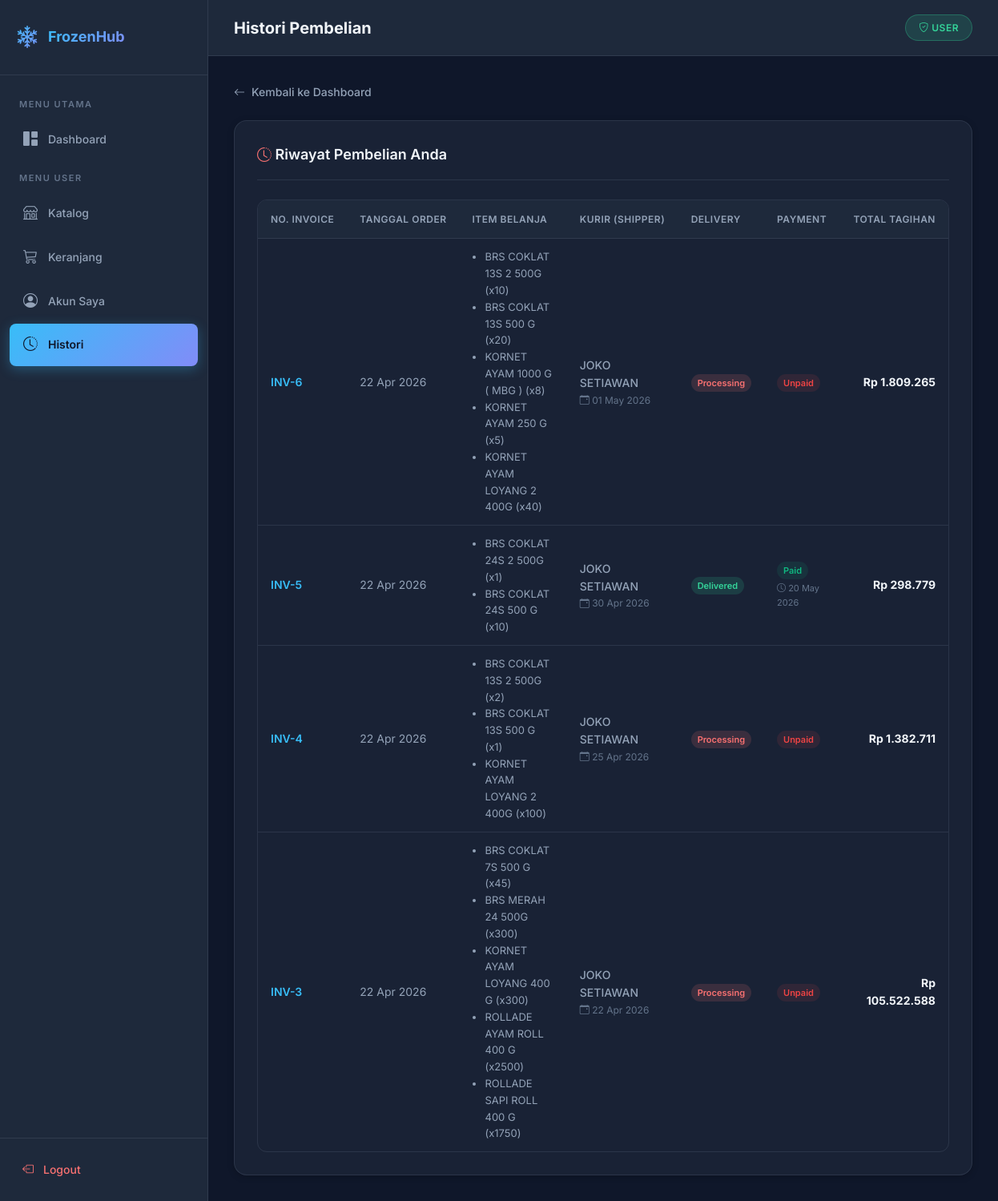
The app's page /user/histori_pembelian.php (signed in), older data.
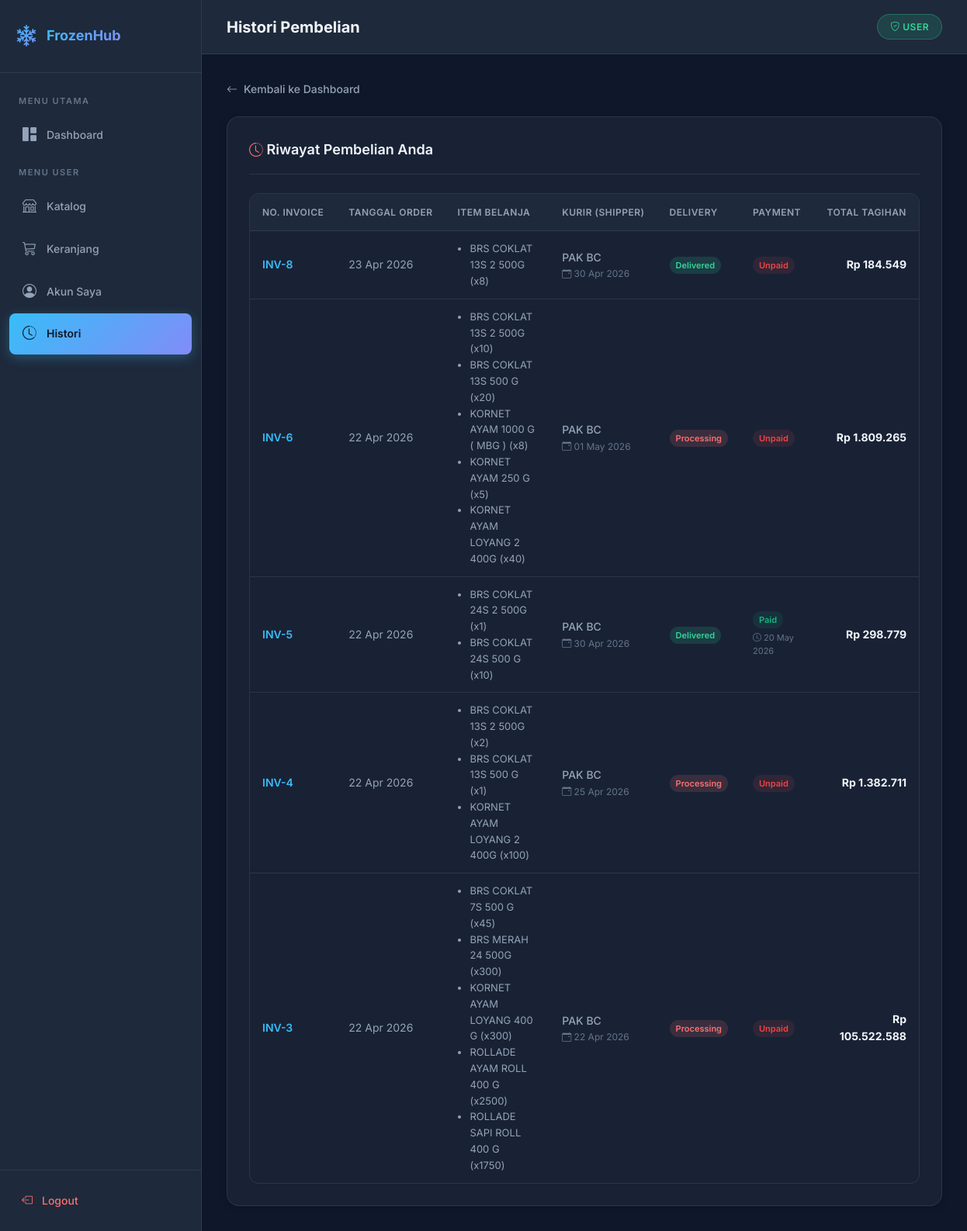
The same page, newer data.
### tables this page shows
CREATE TABLE `transactions` (
  `id` int(11) NOT NULL,
  `no_invoice` int(11) NOT NULL,
  `customer_id` int(11) NOT NULL,
  `tanggal` date NOT NULL,
  `tanggal_kirim` date NOT NULL,
  `shipper` varchar(100) NOT NULL,
  `status` enum('Undelivered','Delivered') NOT NULL DEFAULT 'Undelivered',
  `payment_status` enum('Unpaid','Paid') DEFAULT 'Unpaid',
  `tanggal_paid` date DEFAULT NULL
);

### user/histori_pembelian.php (the view, shortened to what this page needs)
<?php
require_once '../config/koneksi.php';
$email_session = $_SESSION['email'];
$q_cust = mysqli_query($conn, "SELECT id FROM tb_customer WHERE email='$email_session'");
$d_cust = mysqli_fetch_assoc($q_cust);
$customer_id = $d_cust ? $d_cust['id'] : 0;
$query_history = mysqli_query($conn, "
    SELECT * FROM transactions
    WHERE customer_id='$customer_id'
    ORDER BY tanggal DESC, id DESC
");
$page_title = 'Histori Pembelian';
$active_menu = 'histori';
$is_subfolder = true;
include '../assets/layout_header.php';
?>
<a href="<?= $base_url ?>dashboard.php" class="back-link">
    <i class="bi bi-arrow-left"></i> Kembali ke Dashboard
</a>
<div class="card">
    <div class="card-header">
        <h3><i class="bi bi-clock-history" style="color:var(--danger)"></i> Riwayat Pembelian Anda</h3>
    </div>
    <div class="table-wrapper">
        <table>
            <thead>
                <tr>
                    <th>No. Invoice</th>
                    <th>Tanggal Order</th>
                    <th>Item Belanja</th>
                    <th>Kurir (Shipper)</th>
                    <th>Delivery</th>
                    <th>Payment</th>
                    <th style="text-align:right;">Total Tagihan</th>
                </tr>
            </thead>
            <tbody>
            <?php
            while ($row = mysqli_fetch_assoc($query_history)) {
                $transaction_id = $row['id'];
                $q_detail = mysqli_query($conn, "SELECT * FROM transaction_detail WHERE transaction_id='$transaction_id'");
                $list_barang = [];
                $total_tagihan = 0;
                while($detail = mysqli_fetch_assoc($q_detail)){
                    $subtotal = ($detail['harga'] * $detail['qty']) - $detail['diskon_rp'];
                    $total_tagihan += $subtotal;
                    $list_barang[] = "{$detail['name_product']} (x{$detail['qty']})";
                }
            ?>
                <tr>
                    <td style="font-weight:600; color:var(--accent-1);">INV-<?= $row['no_invoice'] ?></td>
                    <td><?= date('d M Y', strtotime($row['tanggal'])) ?></td>
                    <td style="font-size:13px;">
                        <ul style="margin:0; padding-left:16px; color:var(--text-secondary);">
                            <?php foreach($list_barang as $brg): ?>
                                <li><?= $brg ?></li>
                            <?php endforeach; ?>
                        </ul>
                    </td>
                    <td>
                        <div style="font-weight:500;"><?= $row['shipper'] ?: '-' ?></div>
                        <div style="font-size:12px; color:var(--text-muted);">
                            <?php if($row['tanggal_kirim'] != '0000-00-00' && $row['tanggal_kirim']): ?>
                                <i class="bi bi-calendar-event"></i> <?= date('d M Y', strtotime($row['tanggal_kirim'])) ?>
                            <?php endif; ?>
                        </div>
                    </td>
                    <td>
                        <?php if ($row['status'] == 'Delivered'): ?>
                            <span style="padding:4px 8px; border-radius:12px; font-size:11px; font-weight:600; background:var(--success-bg); color:var(--success);">
                                Delivered
                            </span>
                        <?php else: ?>
                            <span style="padding:4px 8px; border-radius:12px; font-size:11px; font-weight:600; background:var(--danger-bg); color:var(--danger);">
                                Processing
                            </span>
                        <?php endif; ?>
                    </td>
                    <td>
                        <?php if ($row['payment_status'] == 'Paid'): ?>
                            <span style="padding:4px 8px; border-radius:12px; font-size:11px; font-weight:600; background:rgba(16, 185, 129, 0.1); color:#10b981;">
                                Paid
                            </span>
                            <div style="font-size:11px; color:var(--text-muted); margin-top:4px;">
                                <i class="bi bi-clock"></i> <?= date('d M Y', strtotime($row['tanggal_paid'])) ?>
                            </div>
                        <?php else: ?>
                            <span style="padding:4px 8px; border-radius:12px; font-size:11px; font-weight:600; background:rgba(239, 68, 68, 0.1); color:#ef4444;">
                                Unpaid
                            </span>
                        <?php endif; ?>
                    </td>
                    <td style="text-align:right; font-weight:700; color:var(--text-primary);">
                        Rp <?= number_format($total_tagihan,0,',','.') ?>
                    </td>
                </tr>
            <?php } ?>
            </tbody>
        </table>
    </div>
</div>
<?php include '../assets/layout_footer.php'; ?>

### assets/layout_header.php (shortened to what this page needs)
<?php
$base_url = '';
if (isset($is_subfolder) && $is_subfolder) $base_url = '../';
?>
<!DOCTYPE html>
<html lang="id">
<head>
    <link rel="stylesheet" href="<?= $base_url ?>assets/style.css">
    <link rel="stylesheet" href="https://cdn.jsdelivr.net/npm/bootstrap-icons@1.11.3/font/bootstrap-icons.min.css">
</head>
<body>
<div class="app-layout">
<aside class="sidebar">
    <div class="sidebar-brand">
        <i class="bi bi-snow2"></i>
        <span>FrozenHub</span>
    </div>
    <nav class="sidebar-nav">
        <div class="sidebar-label">Menu Utama</div>
        <a href="<?= $base_url ?>dashboard.php" class="<?= $active_menu == 'dashboard' ? 'active' : '' ?>">
            <i class="bi bi-grid-1x2-fill"></i> Dashboard
        </a>
        <?php if (isset($_SESSION['role']) && $_SESSION['role'] == 'user') { ?>
        <div class="sidebar-label">Menu User</div>
        <a href="<?= $base_url ?>user/katalog.php" class="<?= $active_menu == 'katalog' ? 'active' : '' ?>">
            <i class="bi bi-shop"></i> Katalog
        </a>
        <a href="<?= $base_url ?>user/keranjang.php" class="<?= $active_menu == 'keranjang' ? 'active' : '' ?>">
            <i class="bi bi-cart3"></i> Keranjang
        </a>
        <a href="<?= $base_url ?>user/akun_saya.php" class="<?= $active_menu == 'akun' ? 'active' : '' ?>">
            <i class="bi bi-person-circle"></i> Akun Saya
        </a>
        <a href="<?= $base_url ?>user/histori_pembelian.php" class="<?= $active_menu == 'histori' ? 'active' : '' ?>">
            <i class="bi bi-clock-history"></i> Histori
        </a>
        <?php } ?>
    </nav>
    <div class="sidebar-footer">
        <a href="<?= $base_url ?>logout.php">
            <i class="bi bi-box-arrow-left"></i> Logout
        </a>
    </div>
</aside>
<div class="main-content">
    <header class="top-header">
        <h1 class="page-title"><?= $page_title ?></h1>
        <div class="user-info">
            <span class="user-badge <?= $_SESSION['role'] ?? 'user' ?>">
                <i class="bi bi-shield-check"></i> <?= $_SESSION['role'] ?? 'user' ?>
            </span>
        </div>
    </header>
    <div class="content-area">

### assets/layout_footer.php
    </div>
</div>
</div>
</body>
</html>

Row changes from the older to the newer data that the page shows:
added transactions: no_invoice "8", tanggal "23 Apr 2026", brg "BRS COKLAT 13S 2 500G (x8)", shipper "PAK BC", tanggal_kirim "30 Apr 2026", status "Delivered", payment_status "Unpaid", total_tagihan "184.549"
changed transactions "01 May 2026": shipper "JOKO SETIAWAN" → "PAK BC"
changed transactions "20 May 2026": shipper "JOKO SETIAWAN" → "PAK BC"
changed transactions "25 Apr 2026": shipper "JOKO SETIAWAN" → "PAK BC"
changed transactions (number 5 of 5 on the later page): shipper "JOKO SETIAWAN" → "PAK BC"
